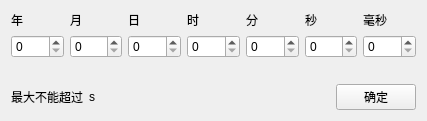
<?xml version="1.0" encoding="UTF-8"?>
<ui version="4.0">
 <class>timeJump</class>
 <widget class="QWidget" name="timeJump">
  <property name="geometry">
   <rect>
    <x>0</x>
    <y>0</y>
    <width>427</width>
    <height>121</height>
   </rect>
  </property>
  <property name="windowTitle">
   <string>Form</string>
  </property>
  <layout class="QGridLayout" name="gridLayout">
   <item row="0" column="0">
    <layout class="QHBoxLayout" name="horizontalLayout_2">
     <item>
      <layout class="QVBoxLayout" name="verticalLayout_2" stretch="0,0,0">
       <item>
        <widget class="QLabel" name="label_2">
         <property name="text">
          <string>年</string>
         </property>
        </widget>
       </item>
       <item>
        <widget class="QSpinBox" name="year"/>
       </item>
       <item>
        <spacer name="verticalSpacer">
         <property name="orientation">
          <enum>Qt::Vertical</enum>
         </property>
         <property name="sizeHint" stdset="0">
          <size>
           <width>20</width>
           <height>40</height>
          </size>
         </property>
        </spacer>
       </item>
      </layout>
     </item>
     <item>
      <layout class="QVBoxLayout" name="verticalLayout_3">
       <item>
        <widget class="QLabel" name="label_3">
         <property name="text">
          <string>月</string>
         </property>
        </widget>
       </item>
       <item>
        <widget class="QSpinBox" name="month"/>
       </item>
       <item>
        <spacer name="verticalSpacer_2">
         <property name="orientation">
          <enum>Qt::Vertical</enum>
         </property>
         <property name="sizeHint" stdset="0">
          <size>
           <width>20</width>
           <height>40</height>
          </size>
         </property>
        </spacer>
       </item>
      </layout>
     </item>
     <item>
      <layout class="QVBoxLayout" name="verticalLayout_4">
       <item>
        <widget class="QLabel" name="label_4">
         <property name="text">
          <string>日</string>
         </property>
        </widget>
       </item>
       <item>
        <widget class="QSpinBox" name="day"/>
       </item>
       <item>
        <spacer name="verticalSpacer_3">
         <property name="orientation">
          <enum>Qt::Vertical</enum>
         </property>
         <property name="sizeHint" stdset="0">
          <size>
           <width>20</width>
           <height>40</height>
          </size>
         </property>
        </spacer>
       </item>
      </layout>
     </item>
     <item>
      <layout class="QVBoxLayout" name="verticalLayout_5">
       <item>
        <widget class="QLabel" name="label_5">
         <property name="text">
          <string>时</string>
         </property>
        </widget>
       </item>
       <item>
        <widget class="QSpinBox" name="hour"/>
       </item>
       <item>
        <spacer name="verticalSpacer_4">
         <property name="orientation">
          <enum>Qt::Vertical</enum>
         </property>
         <property name="sizeHint" stdset="0">
          <size>
           <width>20</width>
           <height>40</height>
          </size>
         </property>
        </spacer>
       </item>
      </layout>
     </item>
     <item>
      <layout class="QVBoxLayout" name="verticalLayout_6">
       <item>
        <widget class="QLabel" name="label_6">
         <property name="text">
          <string>分</string>
         </property>
        </widget>
       </item>
       <item>
        <widget class="QSpinBox" name="minute"/>
       </item>
       <item>
        <spacer name="verticalSpacer_5">
         <property name="orientation">
          <enum>Qt::Vertical</enum>
         </property>
         <property name="sizeHint" stdset="0">
          <size>
           <width>20</width>
           <height>40</height>
          </size>
         </property>
        </spacer>
       </item>
      </layout>
     </item>
     <item>
      <layout class="QVBoxLayout" name="verticalLayout_7">
       <item>
        <widget class="QLabel" name="label_7">
         <property name="text">
          <string>秒</string>
         </property>
        </widget>
       </item>
       <item>
        <widget class="QSpinBox" name="second"/>
       </item>
       <item>
        <spacer name="verticalSpacer_6">
         <property name="orientation">
          <enum>Qt::Vertical</enum>
         </property>
         <property name="sizeHint" stdset="0">
          <size>
           <width>20</width>
           <height>40</height>
          </size>
         </property>
        </spacer>
       </item>
      </layout>
     </item>
     <item>
      <layout class="QVBoxLayout" name="verticalLayout_8">
       <item>
        <widget class="QLabel" name="label_8">
         <property name="text">
          <string>毫秒</string>
         </property>
        </widget>
       </item>
       <item>
        <widget class="QSpinBox" name="microSecond"/>
       </item>
       <item>
        <spacer name="verticalSpacer_7">
         <property name="orientation">
          <enum>Qt::Vertical</enum>
         </property>
         <property name="sizeHint" stdset="0">
          <size>
           <width>20</width>
           <height>40</height>
          </size>
         </property>
        </spacer>
       </item>
      </layout>
     </item>
    </layout>
   </item>
   <item row="1" column="0">
    <layout class="QHBoxLayout" name="horizontalLayout">
     <item>
      <widget class="QLabel" name="label_9">
       <property name="text">
        <string>最大不能超过</string>
       </property>
      </widget>
     </item>
     <item>
      <widget class="QLabel" name="endTime">
       <property name="text">
        <string>s</string>
       </property>
      </widget>
     </item>
     <item>
      <spacer name="horizontalSpacer">
       <property name="orientation">
        <enum>Qt::Horizontal</enum>
       </property>
       <property name="sizeHint" stdset="0">
        <size>
         <width>40</width>
         <height>20</height>
        </size>
       </property>
      </spacer>
     </item>
     <item>
      <widget class="QPushButton" name="pushButton">
       <property name="text">
        <string>确定</string>
       </property>
      </widget>
     </item>
    </layout>
   </item>
  </layout>
 </widget>
 <resources/>
 <connections/>
</ui>
